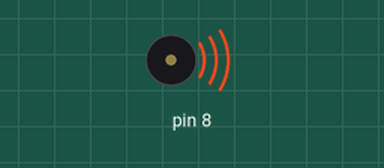
The sketch below on a simulated Arduino Uno, built with avr-gcc and run on an emulated ATmega328P. Shown: buzzer (waves = sounding).

Above: at 0.4 s.
At 5.34 s:
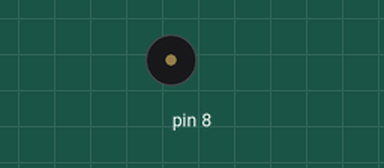
Timing chart, 0 to 6.0 s (numbered marks = the images above):
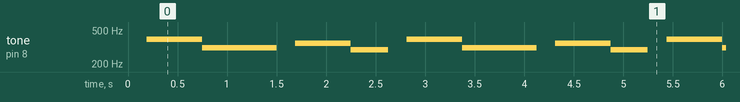

Measured:
- by itself, tone on pin 8: repeats every 2.6 s: 311 Hz 0.75 s, silent 0.19 s, 349 Hz 0.56 s, 294 Hz 0.38 s, silent 0.19 s, 392 Hz 0.56 s

The sketch:

melodia_predefinida.ino
```cpp
/***   Global variables   ***/

/***   Function declaration   ***/
long playMelody(int pin, String melody);

void setup()
{


}


void loop()
{
    playMelody(8,String("0,187,392,187,392,187,392,187,311,750,0,187,349,187,349,187,349,187,294,375;"));

}

/***   Function definition   ***/
long playMelody(int pin, String melody)
{
int first=0;
int second=0;
int note;
int duration;
int go_on=1;
while(go_on)
{
  second=melody.indexOf(',');
  note=melody.substring(first,second).toInt();
  first=second+1;
  melody=melody.substring(first);
  first=0;
  second=melody.indexOf(',');
  if (second==-1)
    go_on=0;
  duration=melody.substring(first,second).toInt();
  first=second+1;
  melody=melody.substring(first);
  first=0;
  tone(pin,note,duration);
  delay(duration);
  noTone(pin);
 }
}
```
